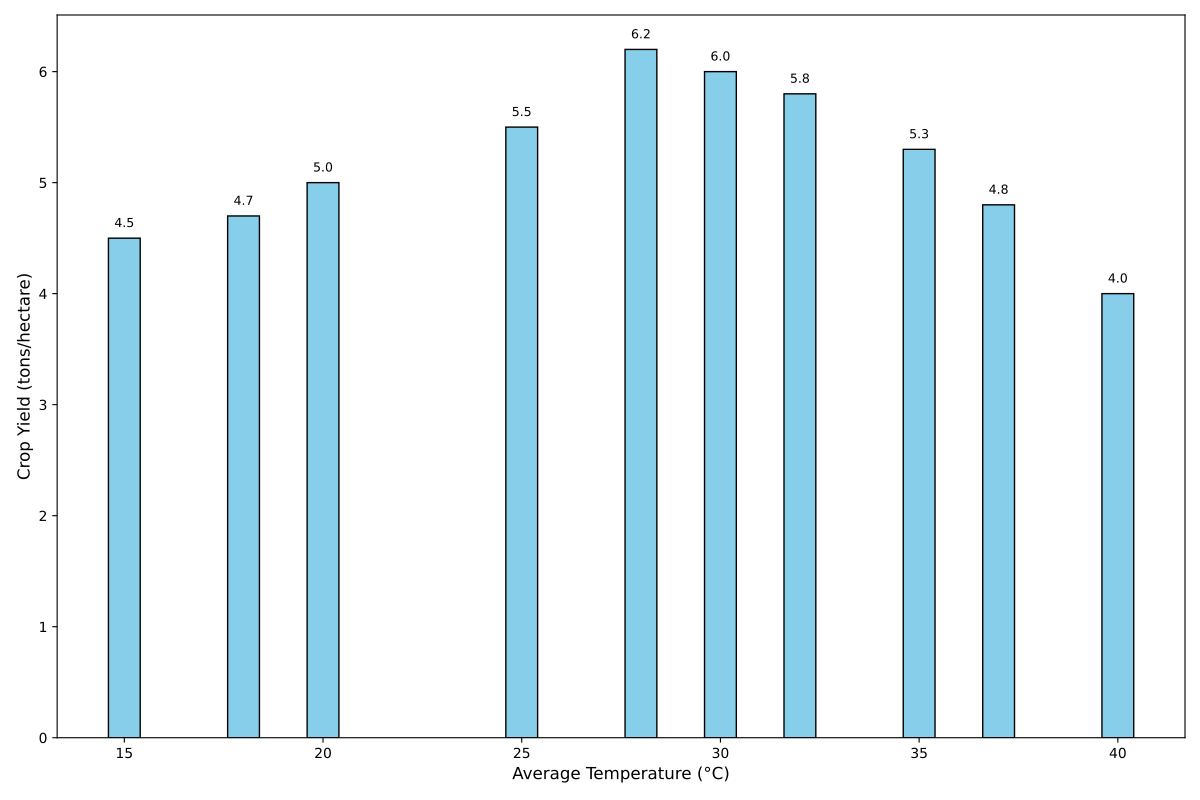

Generate this figure with Python:
import matplotlib.pyplot as plt
import numpy as np

# Data: Average Temperature (Celsius) and Crop Yield (tons/hectare)
temperature = np.array([15, 18, 20, 25, 28, 30, 32, 35, 37, 40])
crop_yield = np.array([4.5, 4.7, 5.0, 5.5, 6.2, 6.0, 5.8, 5.3, 4.8, 4.0])

# Sort data by crop yield in ascending order
sorted_indices = np.argsort(crop_yield)
sorted_temperature = temperature[sorted_indices]
sorted_crop_yield = crop_yield[sorted_indices]

# Create bar chart
fig, ax = plt.subplots(figsize=(12, 8))
ax.bar(sorted_temperature, sorted_crop_yield, color='skyblue', edgecolor='k')

# Title and labels
ax.set_xlabel("Average Temperature (°C)", fontsize=12)
ax.set_ylabel("Crop Yield (tons/hectare)", fontsize=12)

# Annotate bars with crop yield values
for x, y in zip(sorted_temperature, sorted_crop_yield):
    ax.text(x, y + 0.1, f"{y:.1f}", fontsize=9, ha='center', color='black')

# Automatically adjust layout to fit elements
plt.tight_layout()

# Display the plot
plt.show()
